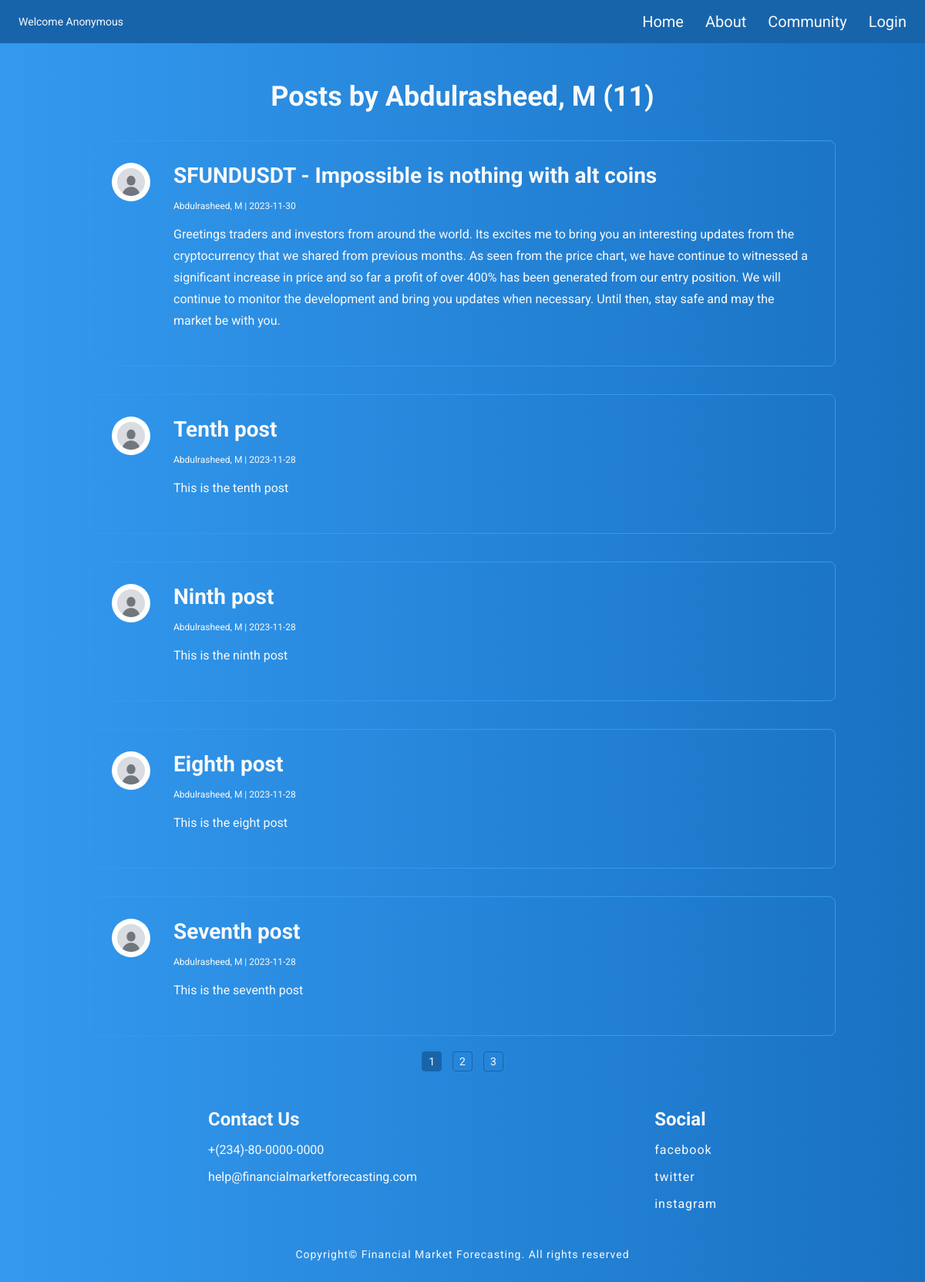
Page /user/mabdulrasheed1210@gmail.com on the earlier database version.
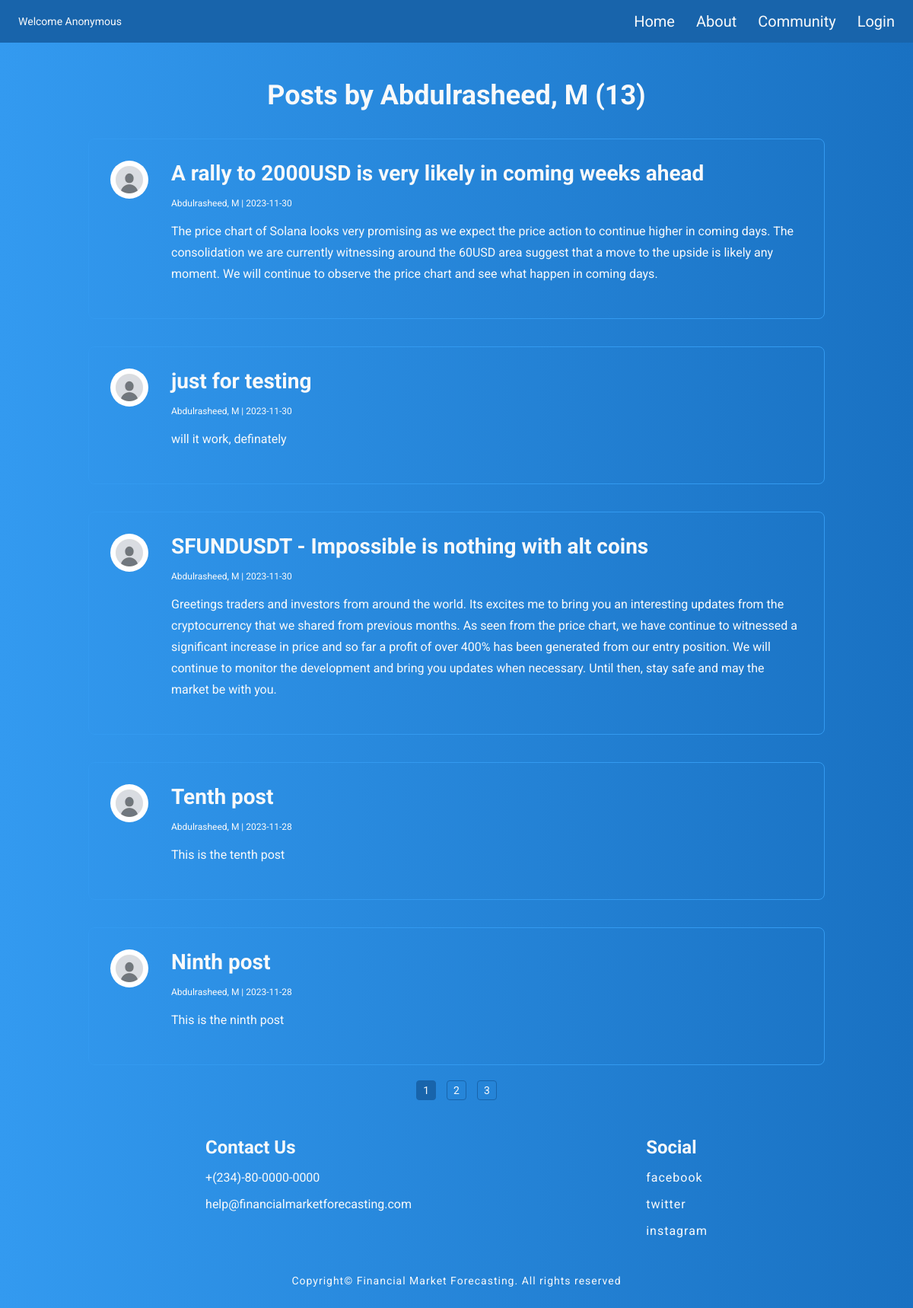
Same page on the later database version.
### forecasting/models.py (models this page shows, shortened)
class Post(db.Model):
     id = db.Column(db.Integer, primary_key=True)
     title = db.Column(db.String(100), nullable=False)
     date_posted = db.Column(db.DateTime, nullable=False, default=datetime.utcnow)
     content = db.Column(db.Text, nullable=False)
     chart = db.Column(db.String(255))
     user_id = db.Column(db.Integer, db.ForeignKey('user.id'), nullable=False)

class User(db.Model, UserMixin):
     id = db.Column(db.Integer, primary_key=True)
     firstname = db.Column(db.String(25), nullable=False)
     lastname = db.Column(db.String(25), nullable=False)
     email = db.Column(db.String(25), unique=True, nullable=False)
     image_file = db.Column(db.String(20), nullable=False, default='default.jpg')
     password = db.Column(db.String(60), nullable=False)
     posts = db.relationship('Post', backref='author', lazy=True)

### forecasting/users/routes.py (the view)
@users.route("/user/<string:email>")
def user_posts(email):
    page = request.args.get('page', 1, type=int)
    user = User.query.filter_by(email=email).first_or_404()
    posts = Post.query.filter_by(author=user).order_by(Post.date_posted.desc()).paginate(page=page, per_page=5)
    return render_template('user_posts.html', title='User', posts=posts, user=user)

### forecasting/templates/user_posts.html
{% extends "layout.html"%}
{% block content %}
<h1 class="ideas">Posts by {{ user.firstname }}, {{ user.lastname[0] }} ({{ posts.total }})</h1>
{% for post in posts.items %}
<div class="shared-post">
  <div>
    <img src="{{ url_for('static', filename='uploads/' + post.author.image_file)}}" alt="profile" class="user-post-img">
  </div>
  <div class="post-content">
    <a href="{{ url_for('posts.post', post_id=post.id) }}">
      <h3 class="post-content-header">{{ post.title }}</h3>
    </a>
    <p class="post-author-date">{{ post.author.firstname
      }}, {{ post.author.lastname[0] }} | {{
      post.date_posted.strftime('%Y-%m-%d') }}</p>
    <p class="post-comment">{{ post.content }}</p>
  </div>
</div>
{% endfor %}
<div class="pages">
  {% for page_num in posts.iter_pages(left_edge=1, right_edge=1, left_current=1, right_current=2) %}
  {% if page_num %}
  <a href="{{ url_for('users.user_posts', email= user.email, page=page_num)}}" {% if page_num==posts.page
    %}class="current" {% endif %}>{{
    page_num }}</a>
  {% else %}
  ...
  {% endif %}
  {% endfor %}
</div>
{% endblock content %}

Differences in the rows shown:
no longer on this page (row unchanged): Post: image_file (placeholder picture), title "Eighth post", author.firstname "Abdulrasheed", author "M", date_posted "2023-11-28", content "This is the eight post"
no longer on this page (row unchanged): Post: image_file (placeholder picture), title "Seventh post", author.firstname "Abdulrasheed", author "M", date_posted "2023-11-28", content "This is the seventh post"
added Post: image_file (picture), title "A rally to 2000USD is very likely in coming weeks ahead", author.firstname "Abdulrasheed", author "M", date_posted "2023-11-30", content "The price chart of Solana looks very promising as we expect the price action to continue higher in coming days. The consolidation we are currently witnessing around the 60USD area suggest that a move to the upside is likely any moment. We will continue to observe the price chart and see what happen in coming days."
added Post: image_file (picture), title "just for testing", author.firstname "Abdulrasheed", author "M", date_posted "2023-11-30", content "will it work, definately"
changed through a linked row, Post "SFUNDUSDT - Impossible is nothing with alt coins": image_file: picture added in place of a placeholder
changed through a linked row, Post "Tenth post": image_file: picture added in place of a placeholder
changed through a linked row, Post "Ninth post": image_file: picture added in place of a placeholder
Other differences:
{{ posts.total }}: "11" → "13"
